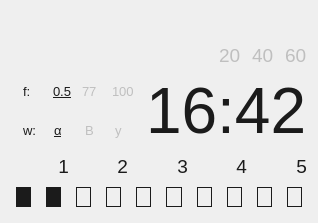
<?xml version="1.0" encoding="UTF-8"?>
<ui version="4.0">
 <class>MainScreenWidget</class>
 <widget class="QWidget" name="MainScreenWidget">
  <property name="geometry">
   <rect>
    <x>0</x>
    <y>0</y>
    <width>318</width>
    <height>223</height>
   </rect>
  </property>
  <property name="minimumSize">
   <size>
    <width>318</width>
    <height>223</height>
   </size>
  </property>
  <property name="maximumSize">
   <size>
    <width>318</width>
    <height>223</height>
   </size>
  </property>
  <property name="windowTitle">
   <string>Form</string>
  </property>
  <property name="styleSheet">
   <string notr="true"/>
  </property>
  <layout class="QVBoxLayout" name="verticalLayout">
   <item>
    <layout class="QHBoxLayout" name="batteryLayout_4">
     <property name="spacing">
      <number>11</number>
     </property>
     <item>
      <widget class="QWidget" name="batteryIcon" native="true">
       <property name="minimumSize">
        <size>
         <width>24</width>
         <height>24</height>
        </size>
       </property>
       <property name="maximumSize">
        <size>
         <width>24</width>
         <height>24</height>
        </size>
       </property>
       <property name="styleSheet">
        <string notr="true">border-image: url(:/images/battery_5.png);
border-radius: 0px;</string>
       </property>
      </widget>
     </item>
     <item>
      <spacer name="horizontalSpacer_12">
       <property name="orientation">
        <enum>Qt::Horizontal</enum>
       </property>
       <property name="sizeHint" stdset="0">
        <size>
         <width>40</width>
         <height>20</height>
        </size>
       </property>
      </spacer>
     </item>
     <item>
      <widget class="QWidget" name="lockIcon" native="true">
       <property name="minimumSize">
        <size>
         <width>24</width>
         <height>24</height>
        </size>
       </property>
       <property name="maximumSize">
        <size>
         <width>24</width>
         <height>24</height>
        </size>
       </property>
       <property name="styleSheet">
        <string notr="true"/>
       </property>
      </widget>
     </item>
    </layout>
   </item>
   <item>
    <layout class="QHBoxLayout" name="timerSetLayout">
     <property name="spacing">
      <number>11</number>
     </property>
     <item>
      <widget class="QWidget" name="cWidget" native="true">
       <property name="minimumSize">
        <size>
         <width>24</width>
         <height>24</height>
        </size>
       </property>
       <property name="maximumSize">
        <size>
         <width>24</width>
         <height>24</height>
        </size>
       </property>
       <property name="styleSheet">
        <string notr="true">border-image: url(:/images/clock.png)</string>
       </property>
      </widget>
     </item>
     <item>
      <spacer name="horizontalSpacer_10">
       <property name="orientation">
        <enum>Qt::Horizontal</enum>
       </property>
       <property name="sizeHint" stdset="0">
        <size>
         <width>40</width>
         <height>20</height>
        </size>
       </property>
      </spacer>
     </item>
     <item>
      <widget class="QLabel" name="t1">
       <property name="styleSheet">
        <string notr="true">color: #bfbfbf; font-size: 14pt;</string>
       </property>
       <property name="text">
        <string>20</string>
       </property>
      </widget>
     </item>
     <item>
      <widget class="QLabel" name="t2">
       <property name="styleSheet">
        <string notr="true">color: #bfbfbf; font-size: 14pt;</string>
       </property>
       <property name="text">
        <string>40</string>
       </property>
      </widget>
     </item>
     <item>
      <widget class="QLabel" name="t3">
       <property name="styleSheet">
        <string notr="true">color: #bfbfbf; font-size: 14pt;</string>
       </property>
       <property name="text">
        <string>60</string>
       </property>
      </widget>
     </item>
    </layout>
   </item>
   <item>
    <layout class="QHBoxLayout" name="clockLayout_3">
     <item>
      <layout class="QVBoxLayout" name="verticalLayout_5">
       <property name="leftMargin">
        <number>0</number>
       </property>
       <item>
        <layout class="QHBoxLayout" name="horizontalLayout_10">
         <property name="spacing">
          <number>1</number>
         </property>
         <property name="leftMargin">
          <number>12</number>
         </property>
         <item>
          <widget class="QLabel" name="frequencyLabel_3">
           <property name="styleSheet">
            <string notr="true">color: #1b1b1b;
font-size: 10pt;</string>
           </property>
           <property name="text">
            <string>f:</string>
           </property>
          </widget>
         </item>
         <item>
          <widget class="QLabel" name="freq1">
           <property name="styleSheet">
            <string notr="true">color: #1b1b1b;
font-size: 10pt;
text-decoration: underline;</string>
           </property>
           <property name="text">
            <string>0.5</string>
           </property>
          </widget>
         </item>
         <item>
          <widget class="QLabel" name="freq2">
           <property name="styleSheet">
            <string notr="true">color: #bfbfbf;
font-size: 10pt;</string>
           </property>
           <property name="text">
            <string>77</string>
           </property>
          </widget>
         </item>
         <item>
          <widget class="QLabel" name="freq3">
           <property name="styleSheet">
            <string notr="true">color: #bfbfbf;;
font-size: 10pt;</string>
           </property>
           <property name="text">
            <string>100</string>
           </property>
          </widget>
         </item>
        </layout>
       </item>
       <item>
        <layout class="QHBoxLayout" name="horizontalLayout_11">
         <property name="leftMargin">
          <number>12</number>
         </property>
         <item>
          <widget class="QLabel" name="waveLabel_3">
           <property name="styleSheet">
            <string notr="true">color: #1b1b1b;
font-size: 10pt;</string>
           </property>
           <property name="text">
            <string>w:</string>
           </property>
          </widget>
         </item>
         <item>
          <widget class="QLabel" name="wave1">
           <property name="styleSheet">
            <string notr="true">color: #1b1b1b;
font-size: 10pt;
text-decoration: underline;</string>
           </property>
           <property name="text">
            <string>α</string>
           </property>
          </widget>
         </item>
         <item>
          <widget class="QLabel" name="wave2">
           <property name="styleSheet">
            <string notr="true">color: #bfbfbf;
font-size: 10pt;</string>
           </property>
           <property name="text">
            <string>B</string>
           </property>
          </widget>
         </item>
         <item>
          <widget class="QLabel" name="wave3">
           <property name="styleSheet">
            <string notr="true">color: #bfbfbf;
font-size: 10pt;</string>
           </property>
           <property name="text">
            <string>y</string>
           </property>
          </widget>
         </item>
        </layout>
       </item>
      </layout>
     </item>
     <item>
      <widget class="QLabel" name="clockLabel">
       <property name="styleSheet">
        <string notr="true">color: #1b1b1b; font-size: 48pt;</string>
       </property>
       <property name="text">
        <string>16:42</string>
       </property>
      </widget>
     </item>
    </layout>
   </item>
   <item>
    <layout class="QHBoxLayout" name="numberLabel_3">
     <property name="spacing">
      <number>7</number>
     </property>
     <property name="leftMargin">
      <number>5</number>
     </property>
     <item>
      <widget class="QLabel" name="n1">
       <property name="styleSheet">
        <string notr="true">color: #1b1b1b; font-size: 14pt; </string>
       </property>
       <property name="text">
        <string>&lt;html&gt;&lt;head/&gt;&lt;body&gt;&lt;p align=&quot;right&quot;&gt;&lt;span style=&quot; font-size:14pt;&quot;&gt;1&lt;/span&gt;&lt;/p&gt;&lt;/body&gt;&lt;/html&gt;</string>
       </property>
      </widget>
     </item>
     <item>
      <widget class="QLabel" name="n2">
       <property name="styleSheet">
        <string notr="true">color: #1b1b1b; font-size: 14pt; </string>
       </property>
       <property name="text">
        <string>&lt;html&gt;&lt;head/&gt;&lt;body&gt;&lt;p align=&quot;right&quot;&gt;&lt;span style=&quot; font-size:14pt;&quot;&gt;2&lt;/span&gt;&lt;/p&gt;&lt;/body&gt;&lt;/html&gt;</string>
       </property>
      </widget>
     </item>
     <item>
      <widget class="QLabel" name="n3">
       <property name="styleSheet">
        <string notr="true">color: #1b1b1b; font-size: 14pt; </string>
       </property>
       <property name="text">
        <string>&lt;html&gt;&lt;head/&gt;&lt;body&gt;&lt;p align=&quot;right&quot;&gt;&lt;span style=&quot; font-size:14pt;&quot;&gt;3&lt;/span&gt;&lt;/p&gt;&lt;/body&gt;&lt;/html&gt;</string>
       </property>
      </widget>
     </item>
     <item>
      <widget class="QLabel" name="n4">
       <property name="styleSheet">
        <string notr="true">color: #1b1b1b; font-size: 14pt; </string>
       </property>
       <property name="text">
        <string>&lt;html&gt;&lt;head/&gt;&lt;body&gt;&lt;p align=&quot;right&quot;&gt;&lt;span style=&quot; font-size:14pt;&quot;&gt;4&lt;/span&gt;&lt;/p&gt;&lt;/body&gt;&lt;/html&gt;</string>
       </property>
      </widget>
     </item>
     <item>
      <widget class="QLabel" name="n5">
       <property name="styleSheet">
        <string notr="true">color: #1b1b1b; font-size: 14pt; </string>
       </property>
       <property name="text">
        <string>&lt;html&gt;&lt;head/&gt;&lt;body&gt;&lt;p align=&quot;right&quot;&gt;&lt;span style=&quot; font-size:14pt;&quot;&gt;5&lt;/span&gt;&lt;/p&gt;&lt;/body&gt;&lt;/html&gt;</string>
       </property>
      </widget>
     </item>
    </layout>
   </item>
   <item>
    <widget class="QWidget" name="widget_6" native="true">
     <property name="minimumSize">
      <size>
       <width>300</width>
       <height>25</height>
      </size>
     </property>
     <property name="maximumSize">
      <size>
       <width>300</width>
       <height>25</height>
      </size>
     </property>
     <property name="styleSheet">
      <string notr="true">border-radius: 0px;</string>
     </property>
     <layout class="QHBoxLayout" name="horizontalLayout_12">
      <property name="spacing">
       <number>15</number>
      </property>
      <property name="leftMargin">
       <number>5</number>
      </property>
      <property name="topMargin">
       <number>0</number>
      </property>
      <property name="rightMargin">
       <number>9</number>
      </property>
      <property name="bottomMargin">
       <number>5</number>
      </property>
      <item>
       <widget class="QWidget" name="bar1" native="true">
        <property name="minimumSize">
         <size>
          <width>0</width>
          <height>20</height>
         </size>
        </property>
        <property name="styleSheet">
         <string notr="true">background:  #1b1b1b;</string>
        </property>
       </widget>
      </item>
      <item>
       <widget class="QWidget" name="bar2" native="true">
        <property name="styleSheet">
         <string notr="true">background: #1b1b1b;
border: 1px solid #1b1b1b;</string>
        </property>
       </widget>
      </item>
      <item>
       <widget class="QWidget" name="bar3" native="true">
        <property name="styleSheet">
         <string notr="true">border: 1px solid #1b1b1b;</string>
        </property>
       </widget>
      </item>
      <item>
       <widget class="QWidget" name="bar4" native="true">
        <property name="styleSheet">
         <string notr="true">border: 1px solid #1b1b1b;</string>
        </property>
       </widget>
      </item>
      <item>
       <widget class="QWidget" name="bar5" native="true">
        <property name="styleSheet">
         <string notr="true">border: 1px solid #1b1b1b;</string>
        </property>
       </widget>
      </item>
      <item>
       <widget class="QWidget" name="bar6" native="true">
        <property name="styleSheet">
         <string notr="true">border: 1px solid #1b1b1b;</string>
        </property>
       </widget>
      </item>
      <item>
       <widget class="QWidget" name="bar7" native="true">
        <property name="styleSheet">
         <string notr="true">border: 1px solid #1b1b1b;</string>
        </property>
       </widget>
      </item>
      <item>
       <widget class="QWidget" name="bar8" native="true">
        <property name="styleSheet">
         <string notr="true">border: 1px solid #1b1b1b;</string>
        </property>
       </widget>
      </item>
      <item>
       <widget class="QWidget" name="bar9" native="true">
        <property name="styleSheet">
         <string notr="true">border: 1px solid #1b1b1b;</string>
        </property>
       </widget>
      </item>
      <item>
       <widget class="QWidget" name="bar10" native="true">
        <property name="styleSheet">
         <string notr="true">border: 1px solid #1b1b1b;</string>
        </property>
       </widget>
      </item>
     </layout>
    </widget>
   </item>
  </layout>
 </widget>
 <resources/>
 <connections/>
</ui>
